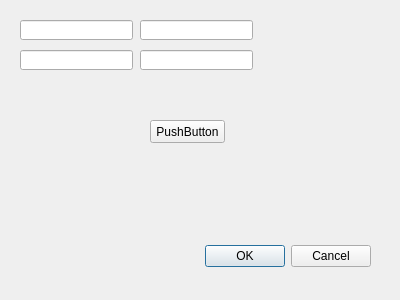
<?xml version="1.0" encoding="UTF-8"?>
<ui version="4.0">
 <class>Dialog</class>
 <widget class="QDialog" name="Dialog">
  <property name="geometry">
   <rect>
    <x>0</x>
    <y>0</y>
    <width>400</width>
    <height>300</height>
   </rect>
  </property>
  <property name="windowTitle">
   <string>Dialog</string>
  </property>
  <widget class="QDialogButtonBox" name="buttonBox">
   <property name="geometry">
    <rect>
     <x>30</x>
     <y>240</y>
     <width>341</width>
     <height>32</height>
    </rect>
   </property>
   <property name="orientation">
    <enum>Qt::Horizontal</enum>
   </property>
   <property name="standardButtons">
    <set>QDialogButtonBox::Cancel|QDialogButtonBox::Ok</set>
   </property>
  </widget>
  <widget class="QLineEdit" name="lineEdit">
   <property name="geometry">
    <rect>
     <x>20</x>
     <y>20</y>
     <width>113</width>
     <height>20</height>
    </rect>
   </property>
  </widget>
  <widget class="QLineEdit" name="lineEdit_2">
   <property name="geometry">
    <rect>
     <x>140</x>
     <y>20</y>
     <width>113</width>
     <height>20</height>
    </rect>
   </property>
  </widget>
  <widget class="QLineEdit" name="lineEdit_3">
   <property name="geometry">
    <rect>
     <x>20</x>
     <y>50</y>
     <width>113</width>
     <height>20</height>
    </rect>
   </property>
  </widget>
  <widget class="QLineEdit" name="lineEdit_4">
   <property name="geometry">
    <rect>
     <x>140</x>
     <y>50</y>
     <width>113</width>
     <height>20</height>
    </rect>
   </property>
  </widget>
  <widget class="QPushButton" name="pushButton">
   <property name="geometry">
    <rect>
     <x>150</x>
     <y>120</y>
     <width>75</width>
     <height>23</height>
    </rect>
   </property>
   <property name="text">
    <string>PushButton</string>
   </property>
  </widget>
 </widget>
 <resources/>
 <connections>
  <connection>
   <sender>buttonBox</sender>
   <signal>accepted()</signal>
   <receiver>Dialog</receiver>
   <slot>accept()</slot>
   <hints>
    <hint type="sourcelabel">
     <x>248</x>
     <y>254</y>
    </hint>
    <hint type="destinationlabel">
     <x>157</x>
     <y>274</y>
    </hint>
   </hints>
  </connection>
  <connection>
   <sender>buttonBox</sender>
   <signal>rejected()</signal>
   <receiver>Dialog</receiver>
   <slot>reject()</slot>
   <hints>
    <hint type="sourcelabel">
     <x>316</x>
     <y>260</y>
    </hint>
    <hint type="destinationlabel">
     <x>286</x>
     <y>274</y>
    </hint>
   </hints>
  </connection>
 </connections>
</ui>
